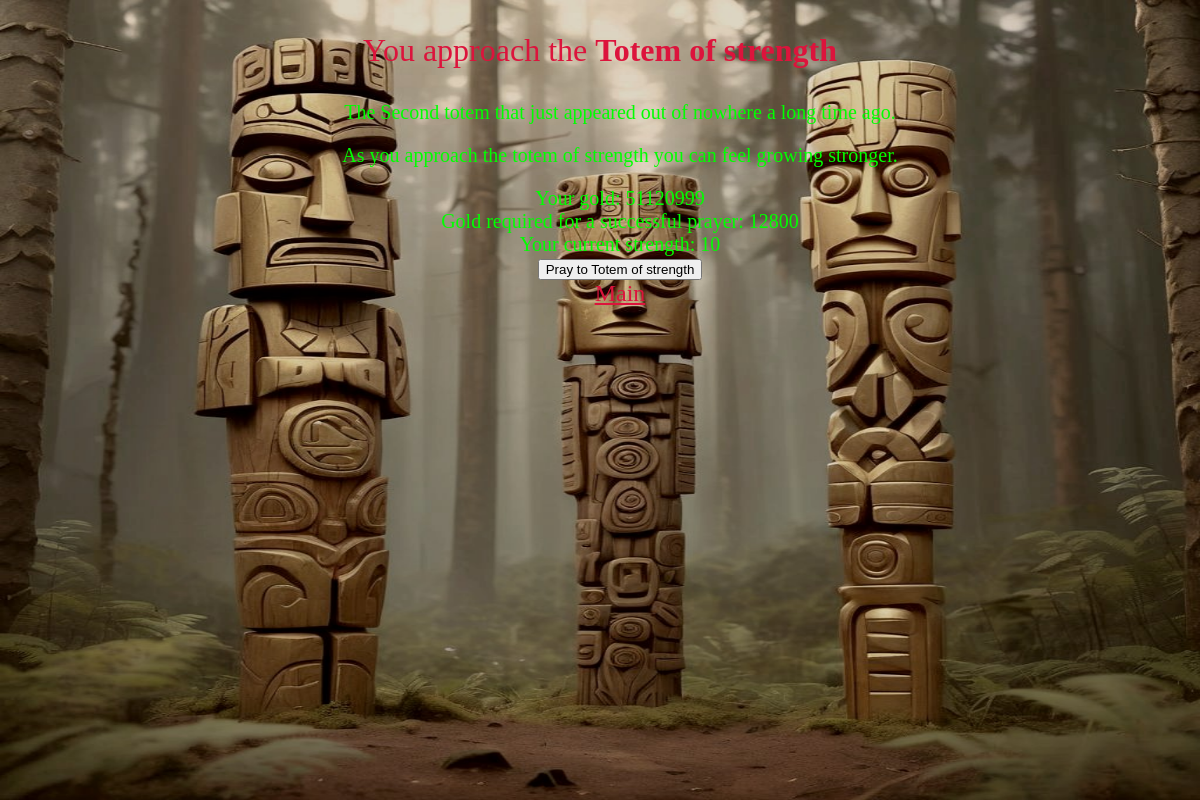
The app's page /bgame/totem/Totem of strength/ (signed in), older data.
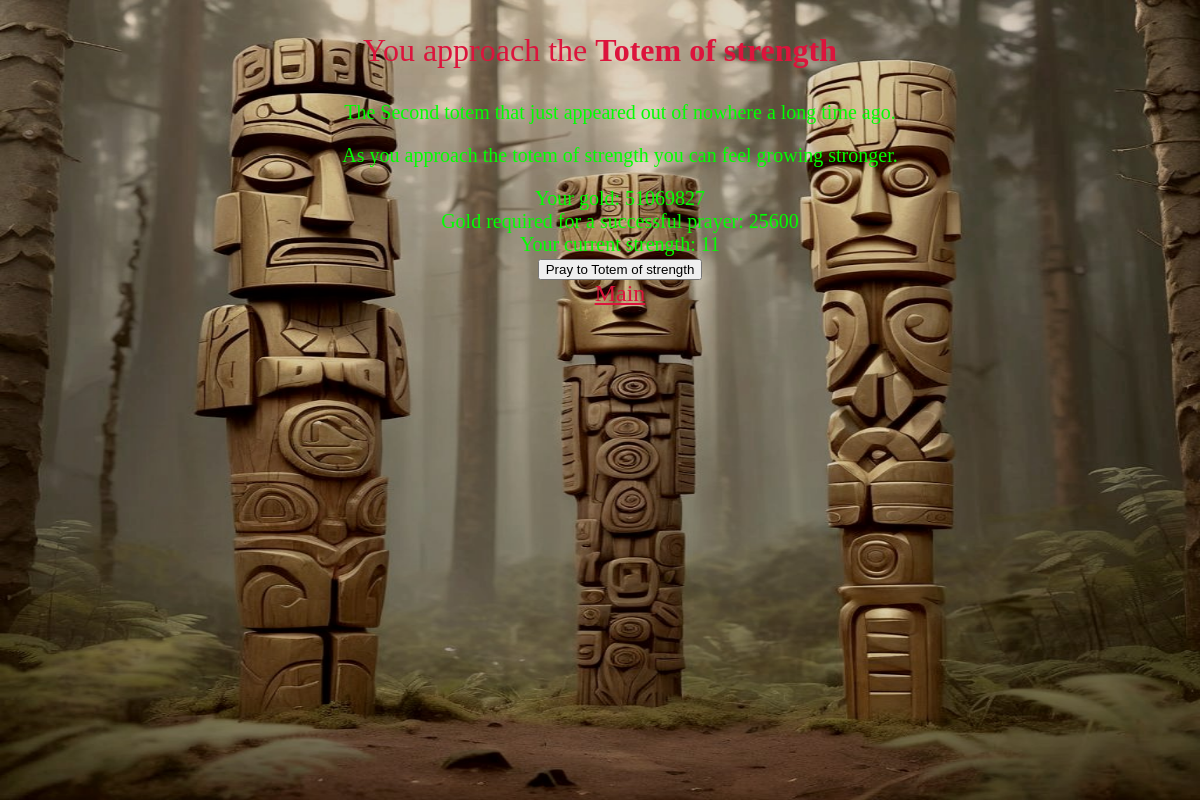
The same page, newer data.
### bgame/models.py (models this page shows, shortened)
class Totem(models.Model):
    player = models.ForeignKey(Player, on_delete=models.CASCADE, blank=True, null=True)
    totem_name = models.CharField('Totem', max_length=100, )
    strength_prayer_price = models.IntegerField('Pray strength', default=100)
    defense_prayer_price = models.IntegerField('Pray defense', default=100)
    health_prayer_price = models.IntegerField('Pray health', default=100)

class Player(models.Model):
    username = models.OneToOneField(User, on_delete=models.CASCADE)
    level = models.IntegerField('Level', default=1)
    health = models.IntegerField('Health', default=10)
    strength = models.IntegerField('Stength', default=1)
    defense = models.IntegerField('Defense', default=1)
    experience = models.IntegerField('Experience', default=0)
    gold_pieces = models.IntegerField('GoldPieces', default=100)
    attribute_points = models.IntegerField('Attribute points', default=3)
    experience_threshold = models.FloatField('Experience Threshold', default=100)
    maximum_health = models.IntegerField('Current health', default=10)
    is_weapon_equiped = models.BooleanField('Weapon equiped', default=False)
    is_helmet_equiped = models.BooleanField('Helmet equiped', default=False)
    is_chest_armour_equiped = models.BooleanField('Armour equiped', default=False)
    is_leg_armour_equiped = models.BooleanField('Leg armour equiped', default=False)
    is_boots_equiped = models.BooleanField('Boots equiped', default=False)
    is_gloves_equiped = models.BooleanField('Gloves equiped', default=False)
    is_shield_equiped = models.BooleanField('Weapon equiped', default=False)
    is_ring_equiped = models.BooleanField('Ring equiped', default=False)
    is_pet_equiped = models.BooleanField('Pet equiped', default=False)

### bgame/views.py (the view)
# urls.py: path('totem/<str:totem_name>/', views.totem_detail, name='totem_detail'),
@login_required
def totem_detail(request, totem_name):
    player = request.user.player
    totem = Totem.objects.get(player=player, totem_name=totem_name)
    if request.method == 'POST':
        if request.POST.get('action') == 'pray':
            totem.pray(player)
    player_maximum_health = player.maximum_health
    player_strength = player.strength
    player_defense = player.defense
    context = {
        'player': player,
        'totem': totem,
        'player_defense': player_defense,
        'player_maximum_health': player_maximum_health,
        'player_strength': player_strength,
    }
    return render(request, 'totem_detail.html', context)

### templates/totem_detail.html (shortened to what this page needs)
<!DOCTYPE html>
<html lang="en">
<head>
    {% load static %}
    <link rel="stylesheet" href="{% static 'css/styles.css' %}">
</head>
<body>
<img src="{% static 'images/other_images/totems.jpg' %}" alt="" class="background-image">
<div class="content">
    <p class="crimson2">You approach the <strong>{{ totem.totem_name }}</strong></p>
    <ul>
        {% if totem.totem_name == 'Totem of strength' %}
            <p class="main-text1p25">The Second totem that just appeared out of nowhere a long time ago.</p>
            <p class="main-text1p25">As you approach the totem of strength you can feel growing stronger.</p>
            <li class="main-text1p25">Your gold: {{ player.gold_pieces }}</li>
            <li class="main-text1p25">Gold required for a successful prayer: {{ totem.strength_prayer_price }}</li>
            <li class="main-text1p25">Your current strength: {{ player.strength }}</li>
            <li>
                <form class="main-text1p25" method="post" action="{% url 'totem_detail' totem.totem_name %}">
                    <button type="submit">Pray to {{ totem.totem_name }}</button>
                </form>
            </li>
            <li><a class="nav-link crimson1b5" href="{% url 'main'%}">Main</a></li>
        {% endif %}
    </ul>
</div>
</body>
</html>

### bgame/static/css/styles.css (style rules this page uses)
body { margin: 0; padding: 0; }
.background-image { position: fixed; top: 0; left: 0; width: 100%; height: 100%; z-index: -3; }
.content { position: relative; z-index: 1; width: 100%; max-width: 850px; margin: 0 auto; top: 0; text-align: center; }
.main-text1p25 { font-size: 1.25em; color: #00FF00; }
ul { list-style: none; }
.crimson1b5 { font-size: 1.5em; color: #DC143C; }
.crimson2 { font-size: 2em; color: #DC143C; }

Row changes from the older to the newer data that the page shows:
changed Totem "Totem of strength": strength_prayer_price "12800" → "25600"
changed Player: gold_pieces "51120999" → "51069827"; strength "10" → "11"
